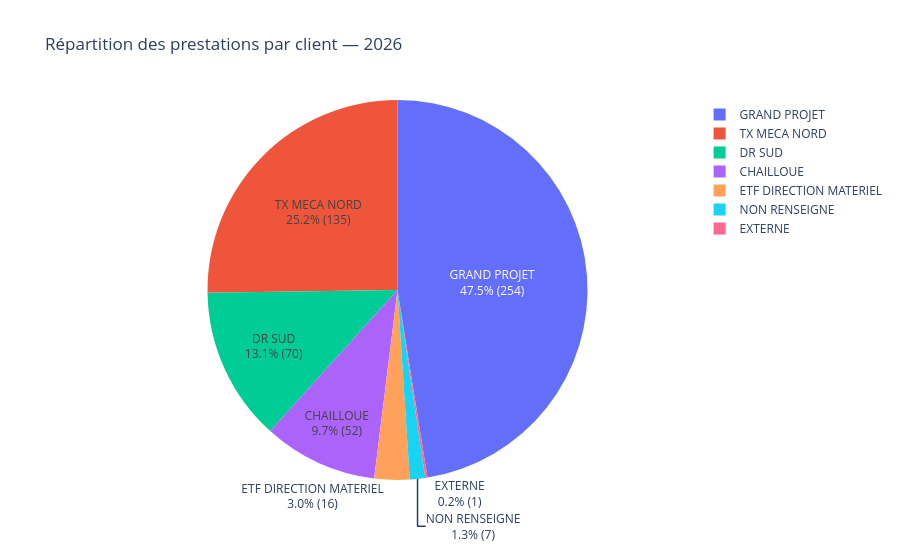

The notebook cell saved with this chart:
### Code cell
df_prest = df_all[
    (df_all['ANNEE'] == 2026) &
    (df_all['Numéro de spot'].notna())
].copy()
vol_prest = df_prest.groupby('CLIENT')['Numéro de spot'].nunique().reset_index(name='count')

fig = px.pie(vol_prest, names='CLIENT', values='count',
             title='Répartition des prestations par client — 2026')
fig.update_traces(texttemplate='%{label}<br>%{percent:.1%} (%{value})')
fig.show()

### Figure 1 — Plotly figure (JSON) as saved in the notebook; plotly's stock layout.template omitted (floating-point values rounded to 4 significant figures)
{"data": [{"domain": {"x": [0, 1], "y": [0, 1]}, "hovertemplate": "CLIENT=%{label}<br>count=%{value}<extra></extra>", "labels": ["CHAILLOUE", "DR SUD", "ETF DIRECTION MATERIEL", "EXTERNE", "GRAND PROJET", "NON RENSEIGNE", "TX MECA NORD"], "legendgroup": "", "name": "", "showlegend": true, "texttemplate": "%{label}<br>%{percent:.1%} (%{value})", "type": "pie", "values": [52, 70, 16, 1, 254, 7, 135]}], "layout": {"legend": {"tracegroupgap": 0}, "title": {"text": "Répartition des prestations par client — 2026"}}}
